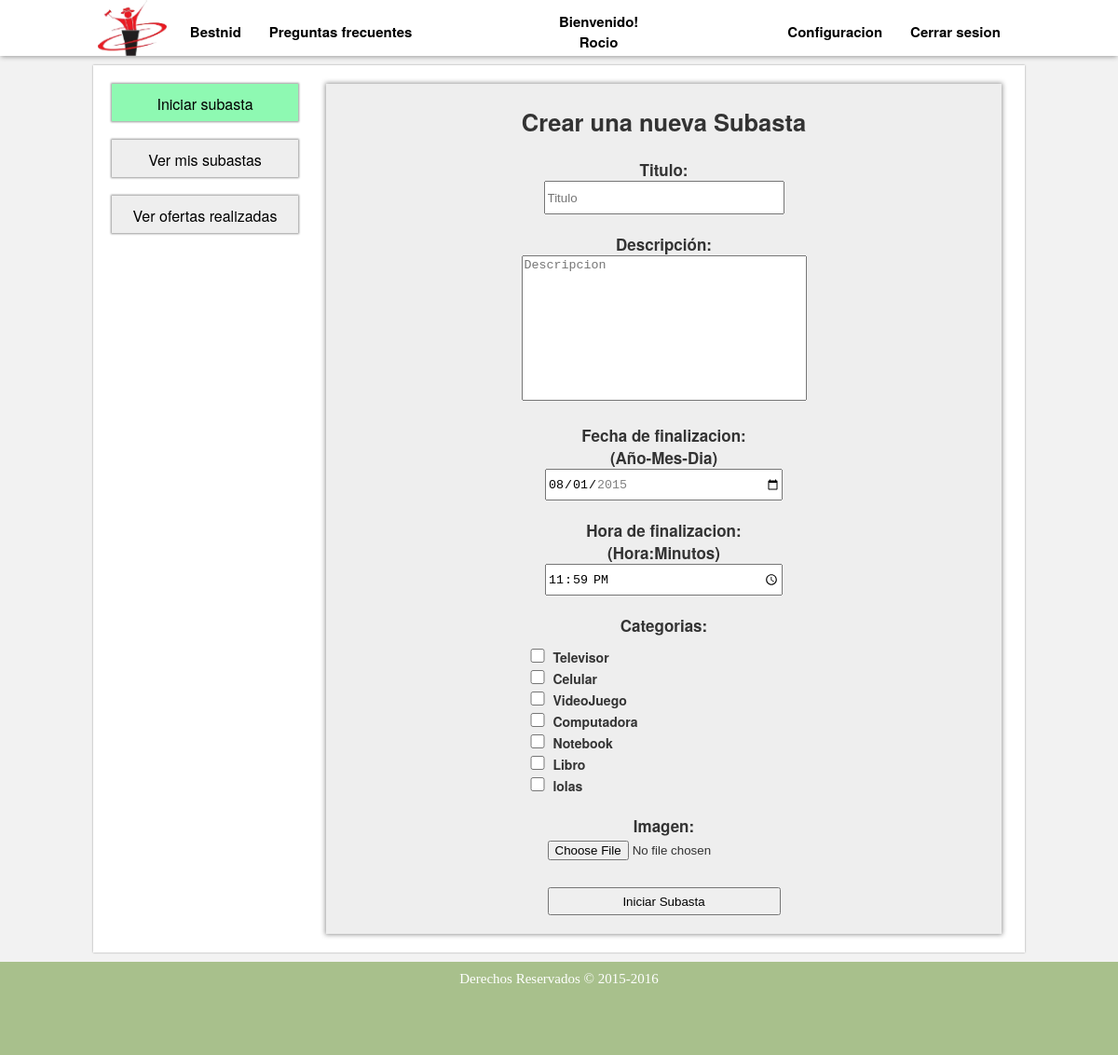
/iniciar_subasta.php (signed in), run on the app's committed database.
### tables this page shows
CREATE TABLE IF NOT EXISTS `categoria` (
`idCategoria` int(11) NOT NULL,
  `nombre` varchar(50) NOT NULL
);

### iniciar_subasta.php (the view, shortened to what this page needs)
<!DOCTYPE html>
<html lang="es">
	<head>
		<link href="./estilos/estilo.css" rel="stylesheet" type="text/css">
		<link rel="stylesheet" type="text/css" href="./estilos/mas_estilos.css">
	</head>
	<body>
		<?php include ('./menu.php'); ?>
		<div id='cuerpo'>
			<section>
				<div id="iniciar_subasta">
					<h2>Crear una nueva Subasta</h2>
					<form enctype="multipart/form-data" method="POST" name="subasta" action="./sistema/registrar_subasta.php">
						Titulo:</br>
						<input type="text" id="titulo" name="titulo" placeholder="Titulo"></br>
						Descripción:</br>
						<textarea id="descripcion" name="descripcion" placeholder="Descripcion"></textarea></br>
						Fecha de finalizacion:</br> (Año-Mes-Dia)</br>
						<input type="date" id="fechafin" name="fechafin" value="<?php echo date('Y-m-d', strtotime( '+1 month', strtotime(date('y-m-d')))); ?>" min="<?php echo date('Y-m-d'); ?>" max="<?php echo date('Y-m-d', strtotime( '+1 month', strtotime(date('y-m-d')))); ?>"></br>
						Hora de finalizacion:</br> (Hora:Minutos)</br>
						<input type="time" name="fechafinhora" value="23:59"></br>
						Categorias:</br>
						<div id="categorias">
							<?php
								$conec=conectar();
								$resul=mysqli_query($conec,"SELECT * FROM categoria");
								while($categoria=mysqli_fetch_array($resul)){
									echo "<input type='checkbox' name='categoria[]' value='$categoria[idCategoria]'> $categoria[nombre]</br>";
								}
							?>
						</div>
						Imagen:</br>
						<input type="file" id="imagen" name="imagen"></br>
						<input type="button" value="Iniciar Subasta" onclick="validarSubasta()">
					</form>
				</div>
			</section>
			<aside>
				<a href="./iniciar_subasta.php"><div style="background-color: #8EF9B2;" class="boton_aside">Iniciar subasta</div></a>
				<a href="./ver_mis_subastas.php"><div class="boton_aside">Ver mis subastas</div></a>
				<a href="./ver_mis_ofertas.php"><div class="boton_aside">Ver ofertas realizadas</div></a>
			</aside>
		</div>
		<footer>
			<span>Derechos Reservados &copy; 2015-2016</span>
		</footer>
	</body>
</html>

### estilos/estilo.css (style rules this page uses)
body { background-color: rgb(242, 242, 242); margin: auto; }
#cuerpo { background: white; font-family: 'Helvetica Neue', Helvetica, Arial, sans-serif; box-shadow: 0px 0px 2px #999; width: 1000px; margin: auto; margin-top: 70px; margin-bottom: 10px; min-height: 800px; overflow: hidden; }
section { width: 730px; margin-right: 20px; margin-top: 20px; padding-left: 20px; float: right; }
aside { width: 210px; margin-left: 20px; margin-top: 20px; float: left; }
.boton_aside { box-shadow: 0px 0px 2px 1px #999; background-color: #EEEEEE; text-align: center; width: 200px; margin-bottom: 20px; padding-top: 10px; height: 30px; }
a { font-family: 'Helvetica Neue', Helvetica, Arial, sans-serif; text-decoration: none; color: black; }
footer { background-color: #A8C08C; padding: 10px; height: 80px; min-width: 980px; text-align: center; font-size: 15px; color: grey; clear: both; }
footer span { color: white; }

### estilos/mas_estilos.css (style rules this page uses)
#iniciar_subasta { box-shadow: 0px 0px 5px 1px #999; background-color: #EEEEEE; width: 725px; padding-top: 1px; margin-bottom: 20px; text-align: center; font-family: 'Helvetica Neue', Helvetica, Arial, sans-serif; font-size: 17px; font-style: normal; font-weight: bold; text-decoration: none; color: #333333; }
#iniciar_subasta input { width: 250px; height: 30px; margin-bottom: 20px; }
#iniciar_subasta textarea { width: 300px; height: 150px; resize: none; margin-bottom: 20px; }
#categorias { width: 300px; text-align: left; margin: auto; margin-top: 10px; margin-bottom: 20px; font-size: 14px; }
#categorias input { width: 20px; height: 15px; margin-bottom: 5px; }

### data on the page
categoria: nombre "Televisor"
categoria: nombre "Celular"
categoria: nombre "VideoJuego"
categoria: nombre "Computadora"
categoria: nombre "Notebook"
categoria: nombre "Libro"
categoria: nombre "lolas"

### other printed values
$_SESSION['nombre'] "Rocio"
